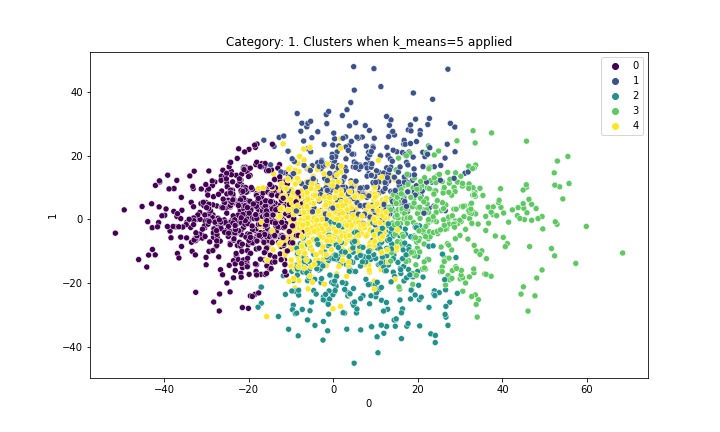
#> input picture CASE2/1.png, 720 x 432 px, given in place of 1.jpg, which was not available
$ jupyter execute --allow-errors CASE2_everything.ipynb   (shell and % lines are left out)   (text cells are left out)
#> lines starting #> are read from the running program, lines starting #| are printed output that depends on the picture; pictures that were not available may be replaced by others from this repository, and a replacement may not be noted
[cell 1]
from google.colab import drive
drive.mount('/content/drive')

[cell 2]
from ds_utils.unsupervised import plot_cluster_cardinality, plot_cluster_magnitude, plot_magnitude_vs_cardinality
from scipy.spatial.distance import euclidean
import matplotlib.pyplot as plt

[cell 3]
import matplotlib.pyplot as plt
import numpy as np
import pandas as pd
from pandas.plotting import scatter_matrix
from sklearn import tree
from sklearn.tree import DecisionTreeClassifier, DecisionTreeRegressor
from sklearn.preprocessing import OneHotEncoder
import scipy.linalg as lng # linear algebra from scipy library
from sklearn import preprocessing as preproc # load preprocessing function
from pathlib import Path
from PIL import Image
from matplotlib import gridspec
import seaborn as sns

from sklearn.feature_selection import RFE
from sklearn.linear_model import RidgeCV, LassoCV, Ridge, Lasso
from sklearn.model_selection import train_test_split
from sklearn.model_selection import KFold
from sklearn.cluster import MiniBatchKMeans, KMeans
from sklearn.model_selection import GridSearchCV
from sklearn.neighbors import KNeighborsClassifier
from sklearn import decomposition
from sklearn import preprocessing
from pathlib import Path
import scipy.io
import os
from sklearn.decomposition import PCA

import warnings
warnings.filterwarnings("ignore")

[cell 4]
def rgb2gray(rgb):
    r, g, b = rgb[:,:,0], rgb[:,:,1], rgb[:,:,2]
    gray = 0.2989 * r + 0.5870 * g + 0.1140 * b
    return gray

[cell 5]
"""

Para todos los colores


b=np.zeros((40000,1))
for ind,i in enumerate(img.T):
    a=i.flatten().reshape(40000,1)
    print(a.shape)
    b=np.vstack((b,a))
    print(b.shape)

b=b[80000:120000]
b.shape
"""

[cell 6]
"""
for idx,el in enumerate(list_img):
    img=plt.imread('data/Faces/'+el+'.jpg')

    b=np.zeros((40000,1))
    for ind,i in enumerate(img.T):
        a=i.flatten().reshape(40000,1)
        b=np.vstack((b,a))
    #1 canal
    b=b[40000:80000]
    #2 canal
    #b=b[80000:120000]
    #3 canal
    #b=b[120000:160000]

    X[idx]= b.flatten()


print(X.shape)
"""

[cell 7]
"""
def select_age_range(X,df,AgeMin,AgeMax):
    label_sub=df[(df['Age']>=AgeMin) & (df['Age']<=AgeMax)]
    ind=label_sub.index.tolist()
    Xsub=X[ind]
    return Xsub, label_sub
"""

[cell 8]
"""
# Seleccionar subgrupos por edad
Xsub, label_sub=select_age_range(X,df,10,20)
print(Xsub.shape)
print(label_sub.shape)


# Seleccionar subgrupos por raza
Xsub_white, label_white_sub=select_race(X,df,0)
print(Xsub_white.shape)
print(label_white_sub.shape)
"""

#> (a cell that did not finish here is left out)

[cell 10]
data_paths = os.listdir('/content/drive/MyDrive/DTU/Computational Data Analysis/Case_2/Faces0')
n=len(data_paths)
p=200*200
X=np.zeros([n,p])

list_img=[]
# load images
for img in data_paths:
    list_img.append(img[:-4])

list_img.sort(key=int)

[cell 11]
img=plt.imread('data/Faces/'+'1'+'.jpg')
#> img is the input picture: shape (432, 720, 4) float32; mean R, G, B, A 0.937, 0.944, 0.935, 0.591
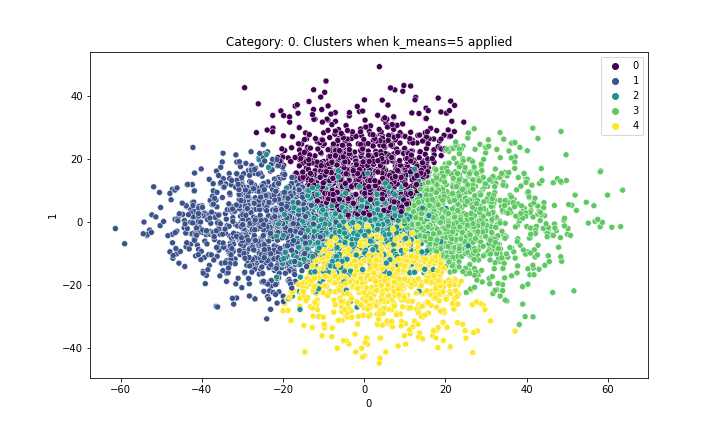
#> input picture CASE2/0.png, 720 x 432 px, given in place of 0.jpg, which was not available
#> further down, img is the input picture: shape (432, 720, 4) float32; mean R, G, B, A 0.912, 0.925, 0.908, 0.591
plt.imshow(img)
None

[cell 12]
list_img.sort(key=int)

#> (the rest of this cell did not finish here and is left out)

#> in rgb2gray, `r, g, b = rgb[:,:,0], rgb[:,:,1], rgb[:,:,2]`:
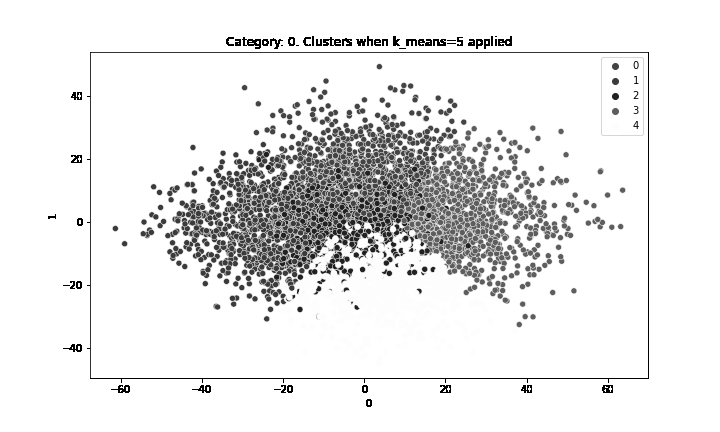
#> r: shape (432, 720) float32; min 0, max 1, mean 0.912
#> in rgb2gray, `r, g, b = rgb[:,:,0], rgb[:,:,1], rgb[:,:,2]`:
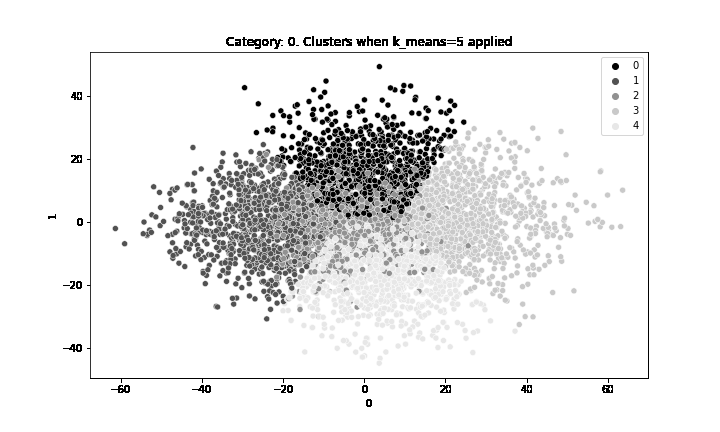
#> g: shape (432, 720) float32; min 0, max 1, mean 0.925
#> in rgb2gray, `r, g, b = rgb[:,:,0], rgb[:,:,1], rgb[:,:,2]`:
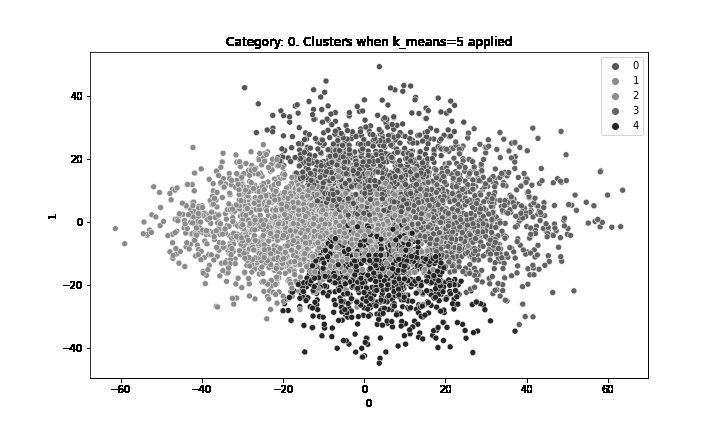
#> b: shape (432, 720) float32; min 0, max 1, mean 0.908
#> in rgb2gray, `gray = 0.2989 * r + 0.5870 * g + 0.1140 * b`:
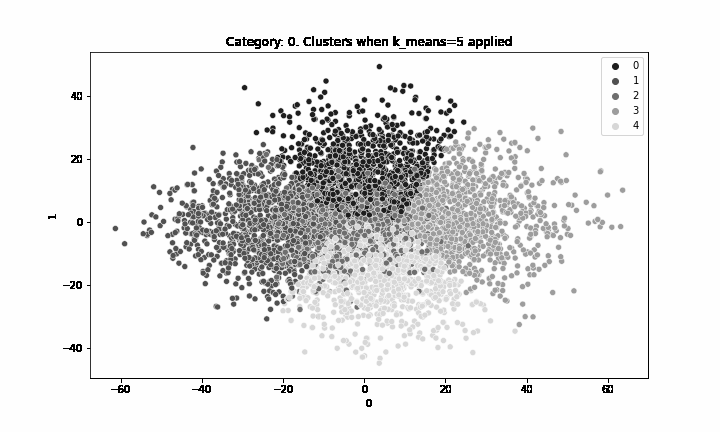
#> gray: shape (432, 720) float32; min 0, max 1, mean 0.919
    flatten=img2.flatten()
    X[idx]=flatten

[cell 13]
print('Number of observations:',X.shape[0])
print('Number of features:',X.shape[1])

[cell 14]
#show mean face and standard deviation
fig, ax = plt.subplots(nrows=1,ncols=2,figsize=(12,12))

ax[0].imshow(np.mean(X,axis=0).reshape(200,200),cmap='gray');
ax[0].set_axis_off(); ax[0].set_title('mean image',fontsize=10)

ax[1].imshow(np.std(X,axis=0).reshape(200,200), cmap='gray');
ax[1].set_axis_off(); ax[1].set_title('stdev image',fontsize=10)

plt.show()
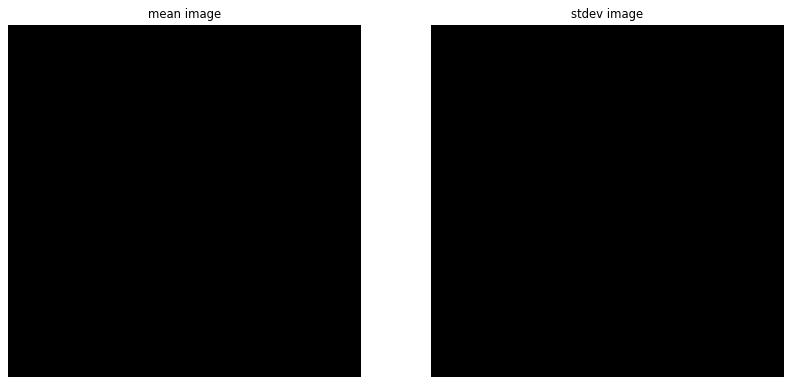
#> figure drawn by matplotlib, 2 panels
